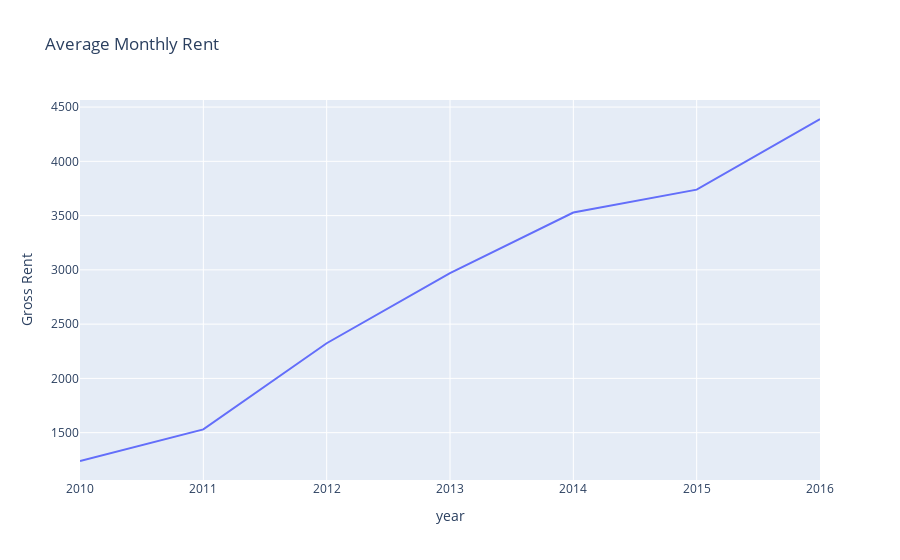

Write notebook code for a chart like this one.
### Code cell
average_gross_rent()

### Figure 1 — Plotly figure (JSON) as saved in the notebook; plotly's stock layout.template omitted (floating-point values rounded to 4 significant figures)
{"data": [{"hovertemplate": "year=%{x}<br>Gross Rent=%{y}<extra></extra>", "legendgroup": "", "line": {"color": "#636efa", "dash": "solid"}, "marker": {"symbol": "circle"}, "mode": "lines", "name": "", "orientation": "v", "showlegend": false, "type": "scatter", "x": [2010, 2011, 2012, 2013, 2014, 2015, 2016], "xaxis": "x", "y": [1239, 1530, 2324, 2971, 3528, 3739, 4390], "yaxis": "y"}], "layout": {"autosize": true, "legend": {"tracegroupgap": 0}, "title": {"text": "Average Monthly Rent"}, "xaxis": {"anchor": "y", "autorange": true, "domain": [0, 1], "range": [2010, 2016], "title": {"text": "year"}, "type": "linear"}, "yaxis": {"anchor": "x", "autorange": true, "domain": [0, 1], "range": [1064.0, 4565.0], "title": {"text": "Gross Rent"}, "type": "linear"}}}
